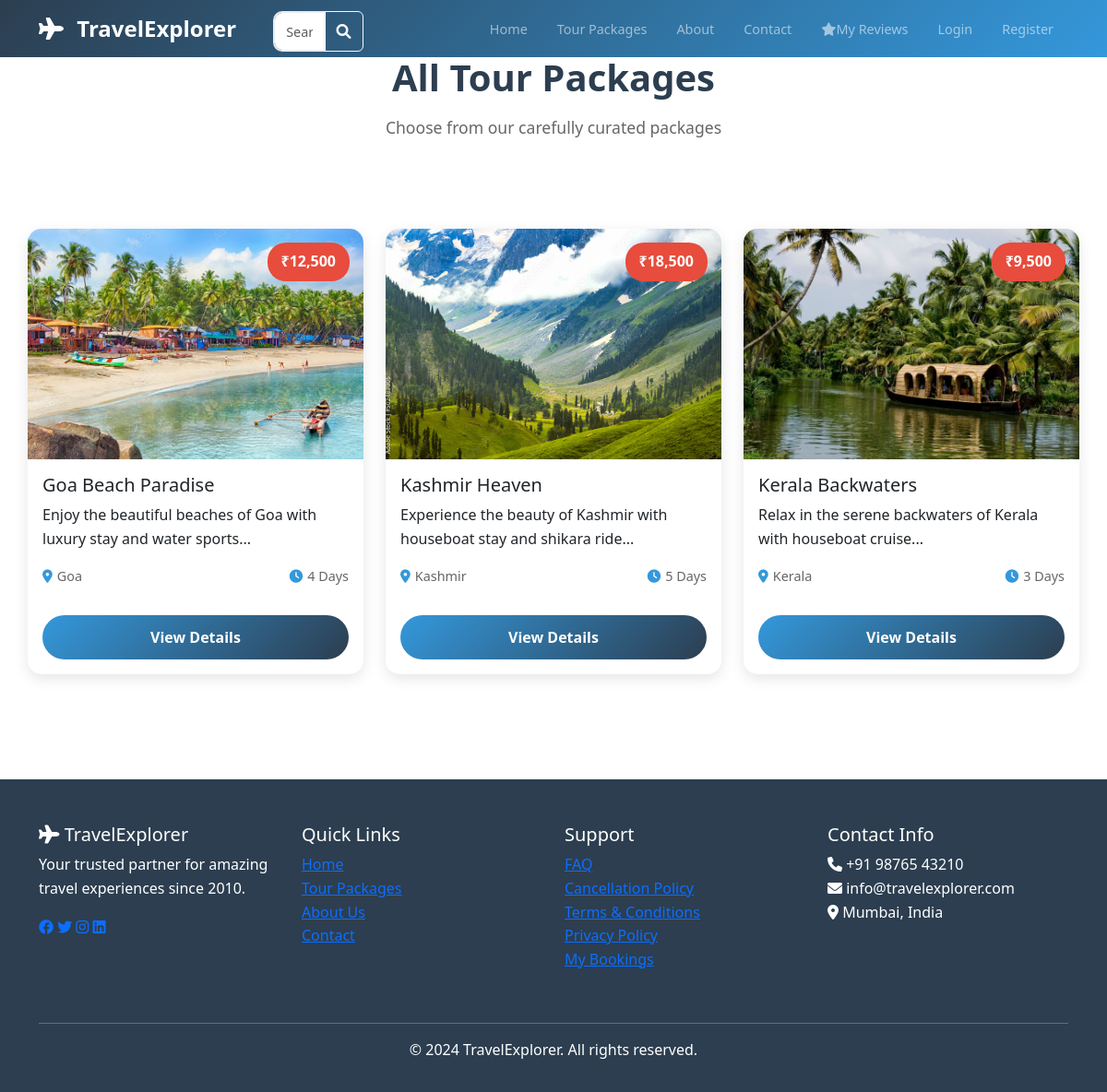
The page /packages.php on the database its author committed.
### tables this page shows
CREATE TABLE tours (
    id INT PRIMARY KEY AUTO_INCREMENT,
    title VARCHAR(255) NOT NULL,
    description TEXT,
    destination VARCHAR(100),
    duration INT,
    price DECIMAL(10,2),
    image_url VARCHAR(255),
    inclusions TEXT,
    exclusions TEXT,
    itinerary TEXT,
    created_at TIMESTAMP DEFAULT CURRENT_TIMESTAMP
);

### packages.php (the view)
<?php include 'includes/config.php'; ?>
<?php include 'includes/header.php'; ?>
<div class="container section-padding">
    <div class="row mb-5">
        <div class="col-12 text-center">
            <h1 class="section-title animate-fade-in">All Tour Packages</h1>
            <p class="section-subtitle">Choose from our carefully curated packages</p>
        </div>
    </div>
    <div class="row">
        <?php
        $query = "SELECT * FROM tours";
        $result = mysqli_query($conn, $query);
        while($row = mysqli_fetch_assoc($result)):
        ?>
        <div class="col-lg-4 col-md-6 mb-4">
            <div class="card package-card animate-fade-in-up">
                <div class="card-image">
                    <img src="assets/images/<?php echo $row['image_url']; ?>" class="card-img-top" alt="<?php echo $row['title']; ?>">
                    <div class="card-overlay">
                        <span class="price-tag">₹<?php echo number_format($row['price']); ?></span>
                    </div>
                </div>
                <div class="card-body">
                    <h5 class="card-title"><?php echo $row['title']; ?></h5>
                    <p class="card-text"><?php echo substr($row['description'], 0, 100); ?>...</p>
                    <div class="package-meta">
                        <span><i class="fas fa-map-marker-alt"></i> <?php echo $row['destination']; ?></span>
                        <span><i class="fas fa-clock"></i> <?php echo $row['duration']; ?> Days</span>
                    </div>
                    <a href="package-detail.php?id=<?php echo $row['id']; ?>" class="btn btn-primary w-100 mt-3">View Details</a>
                </div>
            </div>
        </div>
        <?php endwhile; ?>
    </div>
</div>
<?php include 'includes/footer.php'; ?>

### includes/header.php (shortened to what this page needs)
<!DOCTYPE html>
<html lang="hi">
<head>
    <link href="https://cdn.jsdelivr.net/npm/bootstrap@5.3.0/dist/css/bootstrap.min.css" rel="stylesheet">
    <link rel="stylesheet" href="https://cdnjs.cloudflare.com/ajax/libs/font-awesome/6.0.0/css/all.min.css">
    <link rel="stylesheet" href="assets/css/style.css">
    <link rel="stylesheet" href="assets/css/animations.css">
</head>
<body>
 <nav class="navbar navbar-expand-lg navbar-dark fixed-top">
    <div class="container">
        <a class="navbar-brand logo" href="index.php">
            <i class="fas fa-plane"></i> TravelExplorer
        </a>
        <form class="d-none d-lg-flex mx-4" action="search.php" method="GET" style="flex: 1; max-width: 400px;">
            <div class="input-group">
                <input type="text" class="form-control" name="destination" placeholder="Search destinations...">
                <button class="btn btn-outline-light" type="submit">
                    <i class="fas fa-search"></i>
                </button>
            </div>
        </form>
        <div class="collapse navbar-collapse" id="navbarNav">
            <ul class="navbar-nav ms-auto">
                <li class="nav-item"><a class="nav-link" href="index.php">Home</a></li>
                <li class="nav-item"><a class="nav-link" href="packages.php">Tour Packages</a></li>
                <li class="nav-item"><a class="nav-link" href="about.php">About</a></li>
                <li class="nav-item"><a class="nav-link" href="contact.php">Contact</a></li>
                <li class="nav-item"><a class="nav-link" href="reviews.php"><i class="fas fa-star"></i>My Reviews</a></li>
                <?php if(isset($_SESSION['user_id'])): ?>
                    <li class="nav-item"><a class="nav-link" href="booking.php">My Bookings</a></li>
                    <li class="nav-item dropdown">
                        <a class="nav-link dropdown-toggle" href="#" role="button" data-bs-toggle="dropdown">
                            <i class="fas fa-user"></i> <?php echo $_SESSION['user_name']; ?>
                        </a>
                        <ul class="dropdown-menu">
                            <li><a class="dropdown-item" href="booking.php">My Bookings</a></li>
                            <li><a class="dropdown-item" href="profile.php">Profile</a></li>
                            <li><hr class="dropdown-divider"></li>
                            <li><a class="dropdown-item" href="logout.php">Logout</a></li>
                        </ul>
                    </li>
                <?php else: ?>
                    <li class="nav-item"><a class="nav-link" href="login.php">Login</a></li>
                    <li class="nav-item"><a class="nav-link" href="register.php">Register</a></li>
                <?php endif; ?>
            </ul>
        </div>
    </div>
 </nav>
</body>

### includes/footer.php (shortened to what this page needs)
<footer class="footer">
    <div class="container">
        <div class="row">
            <div class="col-lg-3 col-md-6 mb-4">
                <h5><i class="fas fa-plane"></i> TravelExplorer</h5>
                <p>Your trusted partner for amazing travel experiences since 2010.</p>
                <div class="social-links">
                    <a href="#"><i class="fab fa-facebook"></i></a>
                    <a href="#"><i class="fab fa-twitter"></i></a>
                    <a href="#"><i class="fab fa-instagram"></i></a>
                    <a href="#"><i class="fab fa-linkedin"></i></a>
                </div>
            </div>
            <div class="col-lg-3 col-md-6 mb-4">
                <h5>Quick Links</h5>
                <ul class="list-unstyled">
                    <li><a href="index.php">Home</a></li>
                    <li><a href="packages.php">Tour Packages</a></li>
                    <li><a href="about.php">About Us</a></li>
                    <li><a href="contact.php">Contact</a></li>
                </ul>
            </div>
<div class="col-lg-3 col-md-6 mb-4">
    <h5>Support</h5>
    <ul class="list-unstyled">
        <li><a href="faq.php">FAQ</a></li>
        <li><a href="cancellation-policy.php">Cancellation Policy</a></li>
        <li><a href="terms.php">Terms & Conditions</a></li>
        <li><a href="privacy.php">Privacy Policy</a></li>
        <li><a href="booking.php">My Bookings</a></li>
    </ul>
</div>
            <div class="col-lg-3 col-md-6 mb-4">
                <h5>Contact Info</h5>
                <ul class="list-unstyled">
                    <li><i class="fas fa-phone"></i> +91 98765 43210</li>
                    <li><i class="fas fa-envelope"></i> info@travelexplorer.com</li>
                    <li><i class="fas fa-map-marker-alt"></i> Mumbai, India</li>
                </ul>
            </div>
        </div>
        <hr>
        <div class="text-center">
            <p>&copy; 2024 TravelExplorer. All rights reserved.</p>
        </div>
    </div>
</footer>
</body>
</html>

### assets/css/style.css (style rules this page uses)
:root { --primary-color: #2c3e50; --secondary-color: #3498db; --accent-color: #e74c3c; --text-color: #333; --light-bg: #f8f9fa; }
* { margin: 0; padding: 0; box-sizing: border-box; }
body { font-family: 'Segoe UI', Tahoma, Geneva, Verdana, sans-serif; line-height: 1.6; color: var(--text-color); }
.navbar { background: linear-gradient(135deg, var(--primary-color), var(--secondary-color)); padding: 1rem 0; transition: all 0.3s ease; }
.navbar-brand.logo { font-size: 1.8rem; font-weight: bold; }
.navbar-brand.logo i { margin-right: 0.5rem; }
.section-padding { padding: 80px 0; }
.section-title { font-size: 2.5rem; font-weight: 700; margin-bottom: 1rem; color: var(--primary-color); }
.section-subtitle { font-size: 1.1rem; color: #666; margin-bottom: 3rem; }
.package-card { border: none; border-radius: 15px; overflow: hidden; box-shadow: 0 5px 15px rgba(0,0,0,0.1); margin-bottom: 30px; }
.card-image { position: relative; overflow: hidden; }
.card-image img { transition: transform 0.3s ease; height: 250px; object-fit: cover; }
.price-tag { position: absolute; top: 15px; right: 15px; background: var(--accent-color); color: white; padding: 8px 15px; border-radius: 20px; font-weight: bold; }
.package-meta { display: flex; justify-content: space-between; margin: 15px 0; font-size: 0.9rem; color: #666; }
.package-meta span { display: flex; align-items: center; }
.package-meta i { margin-right: 5px; color: var(--secondary-color); }
.btn-primary { background: linear-gradient(135deg, var(--secondary-color), var(--primary-color)); border: none; padding: 12px 30px; border-radius: 25px; font-weight: 600; }
.form-control { padding: 12px 15px; border: 2px solid #e9ecef; border-radius: 10px; margin-bottom: 1rem; }
.footer { background: var(--primary-color); color: white; padding: 3rem 0 1rem; }
.btn { padding: 12px 24px; min-height: 44px; }
.form-control { min-height: 44px; }
html { scroll-behavior: smooth; }
.navbar { min-height: 60px !important; padding: 0.5rem 0 !important; transition: all 0.3s ease; }
.navbar-brand.logo { font-size: 1.5rem !important; padding: 0.25rem 0 !important; }
.navbar-nav .nav-link { padding: 0.5rem 1rem !important; font-size: 0.9rem !important; }
.navbar .input-group { height: 38px !important; }
.navbar .form-control { height: 38px !important; padding: 0.375rem 0.75rem !important; font-size: 0.9rem !important; }
.navbar .btn-outline-light { height: 38px !important; padding: 0.375rem 0.75rem !important; }
.section-padding { padding: 60px 0 !important; }
html { scroll-padding-top: 70px !important; }

### assets/css/animations.css (style rules this page uses)
.animate-fade-in-up { animation: fadeInUp 1s ease-out; }
.package-card { transition: all 0.3s ease; }
.btn { transition: all 0.3s ease; }

### rows shown on the page
tours: image_url (picture), price "12,500", title "Goa Beach Paradise", description "Enjoy the beautiful beaches of Goa with luxury stay and water sports", destination "Goa", duration "4"
tours: image_url (picture), price "18,500", title "Kashmir Heaven", description "Experience the beauty of Kashmir with houseboat stay and shikara ride", destination "Kashmir", duration "5"
tours: image_url (picture), price "9,500", title "Kerala Backwaters", description "Relax in the serene backwaters of Kerala with houseboat cruise", destination "Kerala", duration "3"
